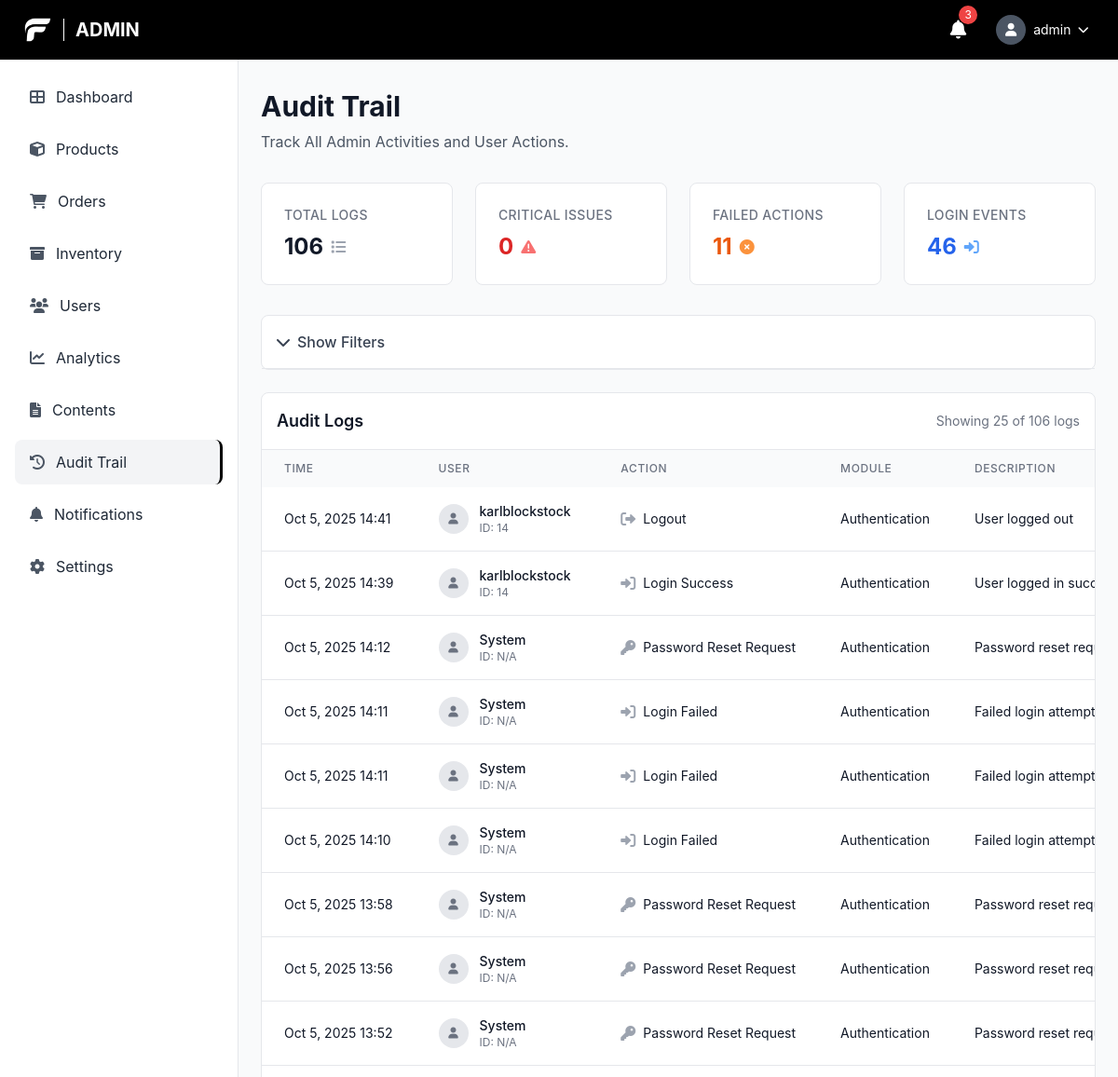
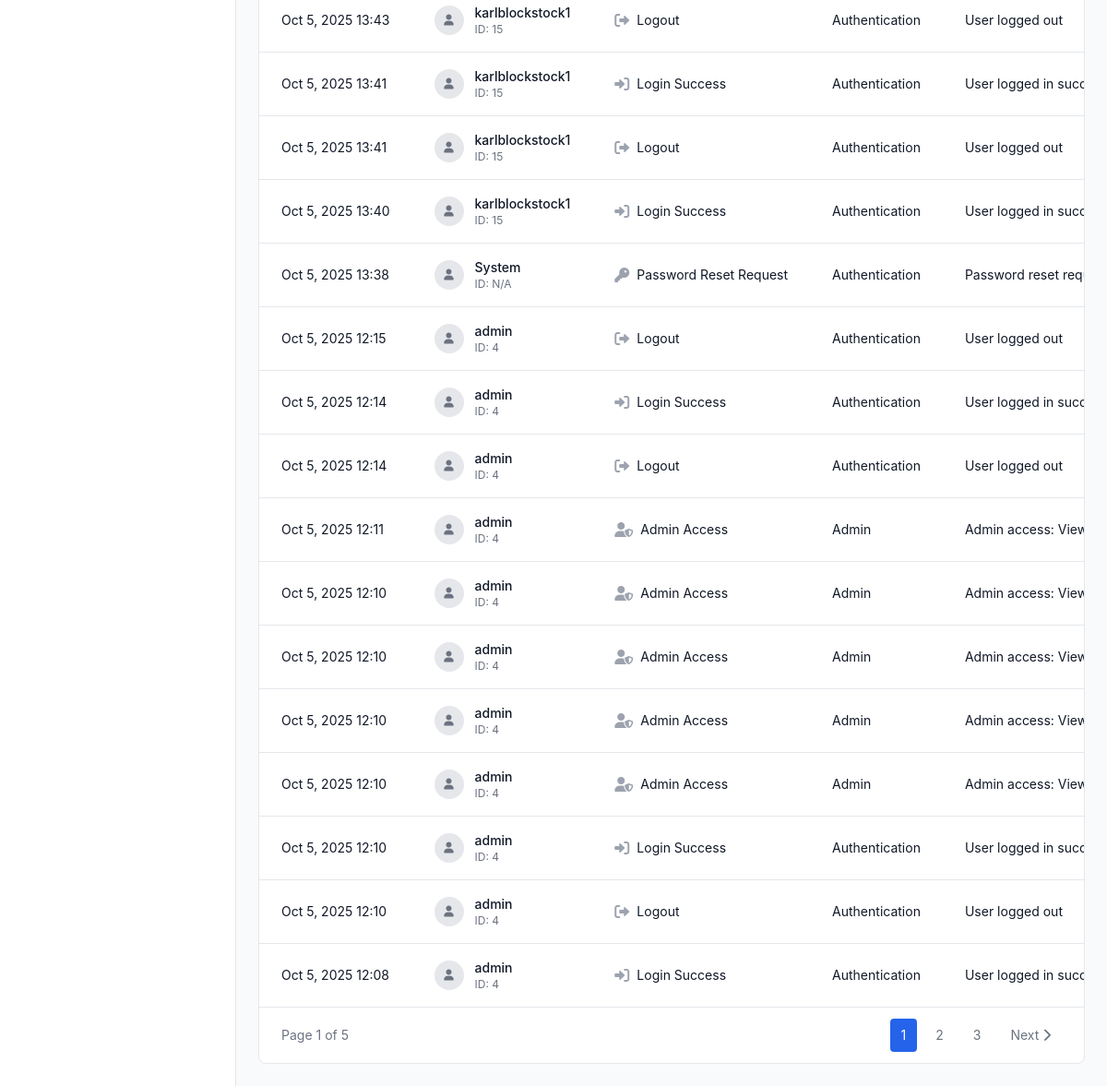
/admin/audit_logs.php (signed in), run on the app's committed database (2 pictures, top to bottom).
### tables this page shows
CREATE TABLE `audit_logs` (
  `audit_id` bigint(20) UNSIGNED NOT NULL,
  `user_id` bigint(20) UNSIGNED DEFAULT NULL COMMENT 'ID of the user who performed the action',
  `username` varchar(100) DEFAULT NULL COMMENT 'Username for quick reference',
  `action_type` enum('login_success','login_failed','logout','password_change','password_reset_request','password_reset_complete','profile_update','user_create','user_update','user_delete','user_status_change','product_create','product_update','product_delete','product_status_change','inventory_adjustment','order_create','order_update','order_status_change','order_cancel','order_refund','payment_process','payment_refund','promo_create','promo_update','promo_delete','promo_status_change','category_create','category_update','category_delete','subcategory_create','subcategory_update','subcategory_delete','shipping_fee_update','system_settings_change','admin_access','data_export','data_import','content_create','content_update','content_delete','content_archive','content_publish','other') NOT NULL COMMENT 'Type of action performed',
  `module` varchar(50) NOT NULL COMMENT 'Module/feature where action occurred (e.g., users, products, orders)',
  `description` text NOT NULL COMMENT 'Detailed description of the action',
  `old_values` longtext DEFAULT NULL COMMENT 'JSON of old values before change',
  `new_values` longtext DEFAULT NULL COMMENT 'JSON of new values after change',
  `ip_address` varchar(45) DEFAULT NULL COMMENT 'IP address of the user',
  `user_agent` text DEFAULT NULL COMMENT 'User agent string',
  `reference_id` bigint(20) UNSIGNED DEFAULT NULL COMMENT 'ID of the record being modified (e.g., product_id, order_id)',
  `reference_type` varchar(50) DEFAULT NULL COMMENT 'Type of reference (e.g., product, order, user)',
  `severity` enum('low','medium','high','critical') NOT NULL DEFAULT 'low' COMMENT 'Severity level of the action',
  `status` enum('success','failed','warning') NOT NULL DEFAULT 'success' COMMENT 'Status of the action',
  `created_at` timestamp NOT NULL DEFAULT current_timestamp()
);

### admin/audit_logs.php (the view, shortened to what the rows shown need)
<?php
require_once '../config/database.php';
require_once '../config/audit_logger.php';
$auditLogger = new AuditLogger();
$auditLogger->logAdminAccess('Viewed audit logs', 'Accessed audit trail page');
$filters = [
    'user_id' => $_GET['user_id'] ?? '',
    'action_type' => $_GET['action_type'] ?? '',
    'module' => $_GET['module'] ?? '',
    'severity' => $_GET['severity'] ?? '',
    'date_from' => $_GET['date_from'] ?? '',
    'date_to' => $_GET['date_to'] ?? '',
    'search' => $_GET['search'] ?? ''
];
$filters = array_filter($filters, function($value) {
    return $value !== '';
});
$page = max(1, (int)($_GET['page'] ?? 1));
$limit = 25;
$offset = ($page - 1) * $limit;
$logs = $auditLogger->getLogs($filters, $limit, $offset);
function getActionTypeIcon($actionType) {
    if (strpos($actionType, 'login') !== false) return 'fas fa-sign-in-alt';
    if (strpos($actionType, 'logout') !== false) return 'fas fa-sign-out-alt';
    if (strpos($actionType, 'password') !== false) return 'fas fa-key';
    if (strpos($actionType, 'admin') !== false) return 'fas fa-user-shield';
    return 'fas fa-circle';
}
?>
<!DOCTYPE html>
<html lang="en">
<head>
    <script src="https://cdn.tailwindcss.com"></script>
    <link href="https://cdnjs.cloudflare.com/ajax/libs/font-awesome/6.0.0/css/all.min.css" rel="stylesheet">
    <link rel="stylesheet" href="../css/style.css">
</head>
<body class="font-body bg-gray-50">
    <header class="bg-black text-white fixed top-0 left-0 right-0 z-50 h-16 flex items-center justify-between px-6">
        <div class="flex items-center space-x-3">
            <h1 class="text-xl font-bold uppercase">Admin</h1>
        </div>
    </header>
    <main class="ml-64 pt-16 pb-6 px-6 pt-24">
        <div class="mb-8">
            <h1 class="text-3xl font-bold text-gray-900 mb-2">Audit Trail</h1>
        </div>
        <div class="bg-white rounded-lg border border-gray-200 overflow-hidden">
            <?php if (empty($logs)): ?>
                <div class="text-center py-12">
                    <i class="fas fa-history text-4xl text-gray-300 mb-4"></i>
                    <p class="text-gray-500 text-lg">No audit logs found</p>
                    <p class="text-gray-400 text-sm">Try adjusting your filters or check back later</p>
                </div>
            <?php else: ?>
                <div class="overflow-x-auto">
                    <table class="w-full">
                        <thead class="bg-gray-50">
                            <tr>
                                <th class="px-6 py-3 text-left text-xs font-medium text-gray-500 uppercase tracking-wider">Time</th>
                                <th class="px-6 py-3 text-left text-xs font-medium text-gray-500 uppercase tracking-wider">User</th>
                                <th class="px-6 py-3 text-left text-xs font-medium text-gray-500 uppercase tracking-wider">Action</th>
                                <th class="px-6 py-3 text-left text-xs font-medium text-gray-500 uppercase tracking-wider">Module</th>
                                <th class="px-6 py-3 text-left text-xs font-medium text-gray-500 uppercase tracking-wider">Description</th>
                            </tr>
                        </thead>
                        <tbody class="bg-white divide-y divide-gray-200">
                            <?php foreach ($logs as $log): ?>
                                <tr class="log-row">
                                    <td class="px-6 py-4 whitespace-nowrap text-sm text-gray-900">
                                        <?php echo date('M j, Y H:i', strtotime($log['created_at'])); ?>
                                    </td>
                                    <td class="px-6 py-4 whitespace-nowrap">
                                        <div class="flex items-center">
                                            <div class="w-8 h-8 bg-gray-200 rounded-full flex items-center justify-center mr-3">
                                                <i class="fas fa-user text-gray-500 text-xs"></i>
                                            </div>
                                            <div>
                                                <div class="text-sm font-medium text-gray-900">
                                                    <?php echo htmlspecialchars($log['username'] ?: 'System'); ?>
                                                </div>
                                                <div class="text-xs text-gray-500">
                                                    ID: <?php echo $log['user_id'] ?: 'N/A'; ?>
                                                </div>
                                            </div>
                                        </div>
                                    </td>
                                    <td class="px-6 py-4 whitespace-nowrap">
                                        <div class="flex items-center">
                                            <i class="<?php echo getActionTypeIcon($log['action_type']); ?> text-gray-400 mr-2"></i>
                                            <span class="text-sm text-gray-900">
                                                <?php echo ucwords(str_replace('_', ' ', $log['action_type'])); ?>
                                            </span>
                                        </div>
                                    </td>
                                    <td class="px-6 py-4 whitespace-nowrap text-sm text-gray-900">
                                        <?php echo ucwords(str_replace('_', ' ', $log['module'])); ?>
                                    </td>
                                    <td class="px-6 py-4 text-sm text-gray-900 max-w-xs truncate">
                                        <?php echo htmlspecialchars($log['description']); ?>
                                    </td>
                                </tr>
                            <?php endforeach; ?>
                        </tbody>
                    </table>
                </div>
            <?php endif; ?>
        </div>
    </main>
</body>
</html>

### data on the page
audit_logs: created_at "Oct 5, 2025 14:41", username "karlblockstock", user "14", action_type "Logout", module "Authentication", description "User logged out"
audit_logs: created_at "Oct 5, 2025 14:39", username "karlblockstock", user "14", action_type "Login Success", module "Authentication", description "User logged in…"
audit_logs: created_at "Oct 5, 2025 14:12", username "System", user "N/A", action_type "Password Reset Request", module "Authentication", description "Password reset…"
audit_logs: created_at "Oct 5, 2025 14:11", username "System", user "N/A", action_type "Login Failed", module "Authentication", description "Failed login attempt"
audit_logs: created_at "Oct 5, 2025 14:11", username "System", user "N/A", action_type "Login Failed", module "Authentication", description "Failed login attempt"
audit_logs: created_at "Oct 5, 2025 14:10", username "System", user "N/A", action_type "Login Failed", module "Authentication", description "Failed login attempt"
audit_logs: created_at "Oct 5, 2025 13:58", username "System", user "N/A", action_type "Password Reset Request", module "Authentication", description "Password reset…"
audit_logs: created_at "Oct 5, 2025 13:56", username "System", user "N/A", action_type "Password Reset Request", module "Authentication", description "Password reset…"
audit_logs: created_at "Oct 5, 2025 13:52", username "System", user "N/A", action_type "Password Reset Request", module "Authentication", description "Password reset…"
audit_logs: created_at "Oct 5, 2025 13:43", username "karlblockstock1", user "15", action_type "Logout", module "Authentication", description "User logged out"
audit_logs: created_at "Oct 5, 2025 13:41", username "karlblockstock1", user "15", action_type "Login Success", module "Authentication", description "User logged in…"
audit_logs: created_at "Oct 5, 2025 13:41", username "karlblockstock1", user "15", action_type "Logout", module "Authentication", description "User logged out"
audit_logs: created_at "Oct 5, 2025 13:40", username "karlblockstock1", user "15", action_type "Login Success", module "Authentication", description "User logged in…"
audit_logs: created_at "Oct 5, 2025 13:38", username "System", user "N/A", action_type "Password Reset Request", module "Authentication", description "Password reset…"
audit_logs: created_at "Oct 5, 2025 12:15", username "admin", user "4", action_type "Logout", module "Authentication", description "User logged out"
audit_logs: created_at "Oct 5, 2025 12:14", username "admin", user "4", action_type "Login Success", module "Authentication", description "User logged in…"
audit_logs: created_at "Oct 5, 2025 12:14", username "admin", user "4", action_type "Logout", module "Authentication", description "User logged out"
audit_logs: created_at "Oct 5, 2025 12:11", username "admin", user "4", action_type "Admin Access", module "Admin", description "Admin access: Viewed audit logs - Acc…"
audit_logs: created_at "Oct 5, 2025 12:10", username "admin", user "4", action_type "Admin Access", module "Admin", description "Admin access: Viewed audit logs - Acc…"
audit_logs: created_at "Oct 5, 2025 12:10", username "admin", user "4", action_type "Admin Access", module "Admin", description "Admin access: Viewed audit logs - Acc…"
audit_logs: created_at "Oct 5, 2025 12:10", username "admin", user "4", action_type "Admin Access", module "Admin", description "Admin access: Viewed audit logs - Acc…"
audit_logs: created_at "Oct 5, 2025 12:10", username "admin", user "4", action_type "Admin Access", module "Admin", description "Admin access: Viewed audit logs - Acc…"
audit_logs: created_at "Oct 5, 2025 12:10", username "admin", user "4", action_type "Login Success", module "Authentication", description "User logged in…"
audit_logs: created_at "Oct 5, 2025 12:10", username "admin", user "4", action_type "Logout", module "Authentication", description "User logged out"
audit_logs: created_at "Oct 5, 2025 12:08", username "admin", user "4", action_type "Login Success", module "Authentication", description "User logged in…"

### other printed values
$_SESSION['username'] "admin"
$stats['total_logs'] "106"
$stats['critical_logs'] "0"
$stats['failed_logs'] "11"
$stats['login_logs'] "46"
count($logs) "25"
$totalLogs "106"
$page "1"
$totalPages "5"
